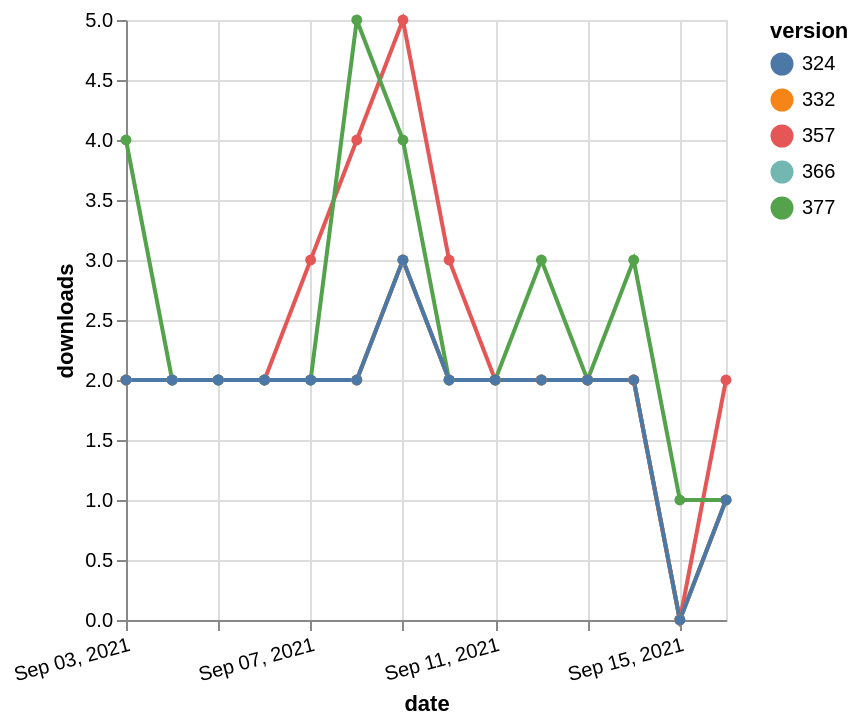

Describe this chart as a Vega-Lite specification.
### Vega-Lite specification from a JSON file in a GitHub repository (floating-point values rounded to 4 significant figures)
{"$schema": "https://vega.github.io/schema/vega-lite/v5.json", "description": "A simple bar chart with embedded data.", "data": {"values": [{"date": "2021-09-03", "total": 2285, "delta": 2, "version": "366"}, {"date": "2021-09-04", "total": 2287, "delta": 2, "version": "366"}, {"date": "2021-09-05", "total": 2289, "delta": 2, "version": "366"}, {"date": "2021-09-06", "total": 2291, "delta": 2, "version": "366"}, {"date": "2021-09-07", "total": 2293, "delta": 2, "version": "366"}, {"date": "2021-09-08", "total": 2295, "delta": 2, "version": "366"}, {"date": "2021-09-09", "total": 2298, "delta": 3, "version": "366"}, {"date": "2021-09-10", "total": 2300, "delta": 2, "version": "366"}, {"date": "2021-09-11", "total": 2302, "delta": 2, "version": "366"}, {"date": "2021-09-12", "total": 2304, "delta": 2, "version": "366"}, {"date": "2021-09-13", "total": 2306, "delta": 2, "version": "366"}, {"date": "2021-09-14", "total": 2308, "delta": 2, "version": "366"}, {"date": "2021-09-15", "total": 2308, "delta": 0, "version": "366"}, {"date": "2021-09-16", "total": 2309, "delta": 1, "version": "366"}, {"date": "2021-09-03", "total": 2866, "delta": 2, "version": "357"}, {"date": "2021-09-04", "total": 2868, "delta": 2, "version": "357"}, {"date": "2021-09-05", "total": 2870, "delta": 2, "version": "357"}, {"date": "2021-09-06", "total": 2872, "delta": 2, "version": "357"}, {"date": "2021-09-07", "total": 2875, "delta": 3, "version": "357"}, {"date": "2021-09-08", "total": 2879, "delta": 4, "version": "357"}, {"date": "2021-09-09", "total": 2884, "delta": 5, "version": "357"}, {"date": "2021-09-10", "total": 2887, "delta": 3, "version": "357"}, {"date": "2021-09-11", "total": 2889, "delta": 2, "version": "357"}, {"date": "2021-09-12", "total": 2891, "delta": 2, "version": "357"}, {"date": "2021-09-13", "total": 2893, "delta": 2, "version": "357"}, {"date": "2021-09-14", "total": 2895, "delta": 2, "version": "357"}, {"date": "2021-09-15", "total": 2895, "delta": 0, "version": "357"}, {"date": "2021-09-16", "total": 2897, "delta": 2, "version": "357"}, {"date": "2021-09-03", "total": 2742, "delta": 2, "version": "332"}, {"date": "2021-09-04", "total": 2744, "delta": 2, "version": "332"}, {"date": "2021-09-05", "total": 2746, "delta": 2, "version": "332"}, {"date": "2021-09-06", "total": 2748, "delta": 2, "version": "332"}, {"date": "2021-09-07", "total": 2750, "delta": 2, "version": "332"}, {"date": "2021-09-08", "total": 2752, "delta": 2, "version": "332"}, {"date": "2021-09-09", "total": 2755, "delta": 3, "version": "332"}, {"date": "2021-09-10", "total": 2757, "delta": 2, "version": "332"}, {"date": "2021-09-11", "total": 2759, "delta": 2, "version": "332"}, {"date": "2021-09-12", "total": 2761, "delta": 2, "version": "332"}, {"date": "2021-09-13", "total": 2763, "delta": 2, "version": "332"}, {"date": "2021-09-14", "total": 2765, "delta": 2, "version": "332"}, {"date": "2021-09-15", "total": 2765, "delta": 0, "version": "332"}, {"date": "2021-09-16", "total": 2766, "delta": 1, "version": "332"}, {"date": "2021-09-03", "total": 2331, "delta": 4, "version": "377"}, {"date": "2021-09-04", "total": 2333, "delta": 2, "version": "377"}, {"date": "2021-09-05", "total": 2335, "delta": 2, "version": "377"}, {"date": "2021-09-06", "total": 2337, "delta": 2, "version": "377"}, {"date": "2021-09-07", "total": 2339, "delta": 2, "version": "377"}, {"date": "2021-09-08", "total": 2344, "delta": 5, "version": "377"}, {"date": "2021-09-09", "total": 2348, "delta": 4, "version": "377"}, {"date": "2021-09-10", "total": 2350, "delta": 2, "version": "377"}, {"date": "2021-09-11", "total": 2352, "delta": 2, "version": "377"}, {"date": "2021-09-12", "total": 2355, "delta": 3, "version": "377"}, {"date": "2021-09-13", "total": 2357, "delta": 2, "version": "377"}, {"date": "2021-09-14", "total": 2360, "delta": 3, "version": "377"}, {"date": "2021-09-15", "total": 2361, "delta": 1, "version": "377"}, {"date": "2021-09-16", "total": 2362, "delta": 1, "version": "377"}, {"date": "2021-09-03", "total": 2485, "delta": 2, "version": "324"}, {"date": "2021-09-04", "total": 2487, "delta": 2, "version": "324"}, {"date": "2021-09-05", "total": 2489, "delta": 2, "version": "324"}, {"date": "2021-09-06", "total": 2491, "delta": 2, "version": "324"}, {"date": "2021-09-07", "total": 2493, "delta": 2, "version": "324"}, {"date": "2021-09-08", "total": 2495, "delta": 2, "version": "324"}, {"date": "2021-09-09", "total": 2498, "delta": 3, "version": "324"}, {"date": "2021-09-10", "total": 2500, "delta": 2, "version": "324"}, {"date": "2021-09-11", "total": 2502, "delta": 2, "version": "324"}, {"date": "2021-09-12", "total": 2504, "delta": 2, "version": "324"}, {"date": "2021-09-13", "total": 2506, "delta": 2, "version": "324"}, {"date": "2021-09-14", "total": 2508, "delta": 2, "version": "324"}, {"date": "2021-09-15", "total": 2508, "delta": 0, "version": "324"}, {"date": "2021-09-16", "total": 2509, "delta": 1, "version": "324"}]}, "width": "container", "mark": {"type": "line", "point": {"filled": true}}, "encoding": {"x": {"field": "date", "type": "temporal", "timeUnit": "yearmonthdate", "title": "date", "axis": {"labelAngle": -15}}, "y": {"field": "delta", "type": "quantitative", "title": "downloads"}, "color": {"field": "version", "type": "nominal"}, "tooltip": {"field": "delta"}}}
